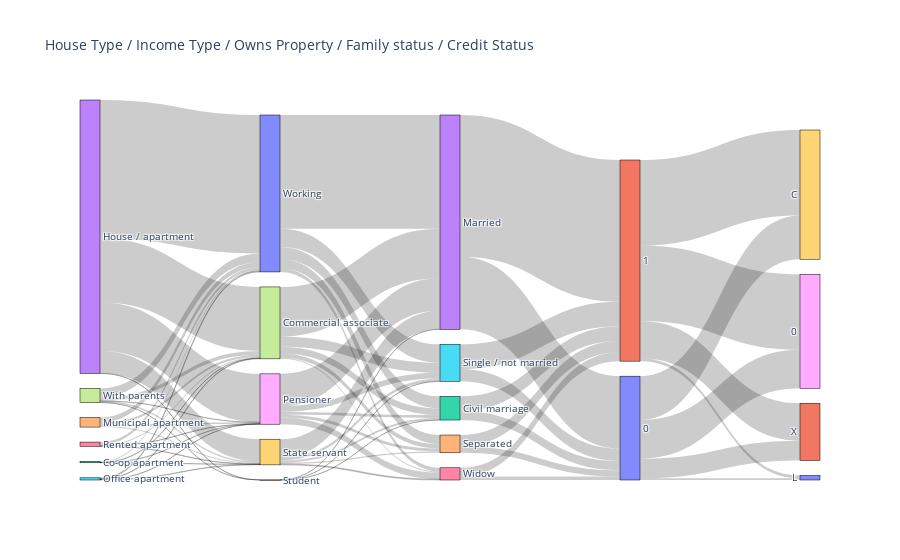

Notebook cell for this chart:
### Markdown cell above
The next section inspired by: https://www.kaggle.com/code/devbilalkhan/unique-eda-with-engaging-visualizations

### Code cell
import plotly.graph_objects as go
# Group data and reset index to prepare for Sankey diagram
realty_to_housing = merged_df.groupby(['NAME_HOUSING_TYPE', 'NAME_INCOME_TYPE'], observed=True).size().reset_index(name='count')
to_income_type = merged_df.groupby(['NAME_INCOME_TYPE', 'NAME_FAMILY_STATUS'], observed=True).size().reset_index(name='count')
to_family = merged_df.groupby(['NAME_FAMILY_STATUS', 'FLAG_OWN_REALTY'], observed=True).size().reset_index(name='count')
to_status = merged_df.groupby(['FLAG_OWN_REALTY', 'STATUS'], observed=True).size().reset_index(name='count')

# Extract unique categories for labeling
unique_house_types = realty_to_housing['NAME_HOUSING_TYPE'].unique().tolist()
unique_income_types = realty_to_housing['NAME_INCOME_TYPE'].unique().tolist()
unique_realty = to_family['FLAG_OWN_REALTY'].unique().tolist()
unique_family_status = to_income_type['NAME_FAMILY_STATUS'].unique().tolist()
unique_status = to_status['STATUS'].unique().tolist()

# Combine all labels
labels = unique_realty + unique_family_status + unique_income_types + unique_house_types + unique_status

# Map labels to indices for Sankey nodes
label_to_index = {label: idx for idx, label in enumerate(labels)}

# Initialize lists for Sankey source, target, and value
source = []
target = []
value = []

# Populate lists with housing to income data
for _, row in realty_to_housing.iterrows():
    source.append(label_to_index[row['NAME_HOUSING_TYPE']])
    target.append(label_to_index[row['NAME_INCOME_TYPE']])
    value.append(row['count'])

# Populate lists with income to family data
for _, row in to_income_type.iterrows():
    source.append(label_to_index[row['NAME_INCOME_TYPE']])
    target.append(label_to_index[row['NAME_FAMILY_STATUS']])
    value.append(row['count'])
# Populate lists with family to realty data
for _, row in to_family.iterrows():
    source.append(label_to_index[row['NAME_FAMILY_STATUS']])
    target.append(label_to_index[row['FLAG_OWN_REALTY']])
    value.append(row['count'])

# Populate lists with realty to status data
for _, row in to_status.iterrows():
    source.append(label_to_index[row['FLAG_OWN_REALTY']])
    target.append(label_to_index[row['STATUS']])
    value.append(row['count'])

# Build and display the Sankey diagram
fig = go.Figure(data=[go.Sankey(
    node=dict(
        pad=15,
        thickness=20,
        line=dict(color="black", width=0.5),
        label=labels
    ),
    link=dict(
        source=source,
        target=target,
        value=value
    )
)])

fig.update_layout(title_text="House Type / Income Type / Owns Property / Family status / Credit Status", font_size=10)
fig.show()

### Figure 1 — Plotly figure (JSON) as saved in the notebook; plotly's stock layout.template omitted (floating-point values rounded to 4 significant figures)
{"data": [{"link": {"source": [12, 12, 12, 12, 13, 13, 13, 13, 13, 14, 14, 14, 14, 15, 15, 15, 15, 16, 16, 16, 16, 17, 17, 17, 17, 17, 7, 7, 7, 7, 7, 8, 8, 8, 8, 8, 9, 9, 9, 9, 9, 11, 11, 11, 10, 10, 10, 10, 10, 2, 2, 3, 3, 4, 4, 5, 5, 6, 6, 0, 0, 0, 0, 1, 1, 1, 1], "target": [7, 8, 9, 10, 7, 8, 9, 11, 10, 7, 8, 9, 10, 7, 8, 9, 10, 7, 8, 9, 10, 7, 8, 9, 11, 10, 2, 3, 4, 5, 6, 2, 3, 4, 5, 6, 2, 3, 4, 5, 6, 2, 3, 5, 2, 3, 4, 5, 6, 0, 1, 0, 1, 0, 1, 0, 1, 0, 1, 18, 19, 20, 21, 18, 19, 20, 21], "value": [507, 50, 521, 2577, 163127, 123421, 57045, 322, 353236, 5506, 3530, 2598, 13006, 1426, 638, 1102, 2470, 2734, 635, 780, 6749, 10085, 118, 3391, 15, 22126, 16821, 126735, 10872, 26072, 2885, 7396, 82349, 7536, 14642, 16469, 5240, 47503, 3261, 7054, 2379, 28, 294, 15, 30857, 289738, 23586, 46552, 9431, 23287, 37055, 185264, 361355, 16221, 29034, 31228, 63107, 8767, 22397, 98242, 111673, 4358, 50494, 192412, 217863, 7217, 95456]}, "node": {"label": [0, 1, "Civil marriage", "Married", "Separated", "Single / not married", "Widow", "Commercial associate", "Pensioner", "State servant", "Working", "Student", "Co-op apartment", "House / apartment", "Municipal apartment", "Office apartment", "Rented apartment", "With parents", "0", "C", "L", "X"], "line": {"color": "black", "width": 0.5}, "pad": 15, "thickness": 20}, "type": "sankey"}], "layout": {"font": {"size": 10}, "title": {"text": "House Type / Income Type / Owns Property / Family status / Credit Status"}}}
